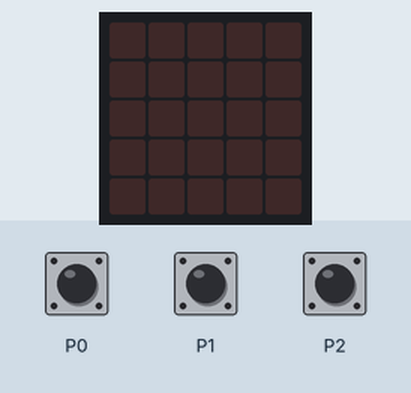
Recording of a program running on a simulated BBC micro:bit running MicroPython. On the bench: the board's 5×5 LED display. The inputs (shaded band) are chosen by the test bench.

Above: at 1.2 s.
1.3 s: touch pin P0 pressed for 0.15 s
At 1.6 s:
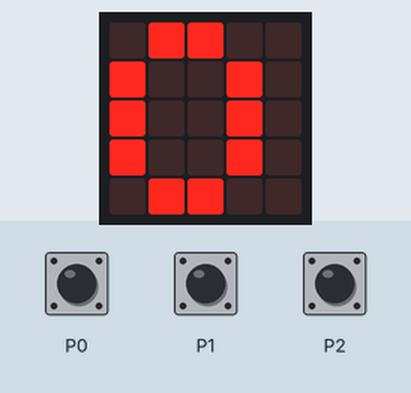
2.9 s: touch pin P1 pressed for 0.15 s
At 4.0 s:
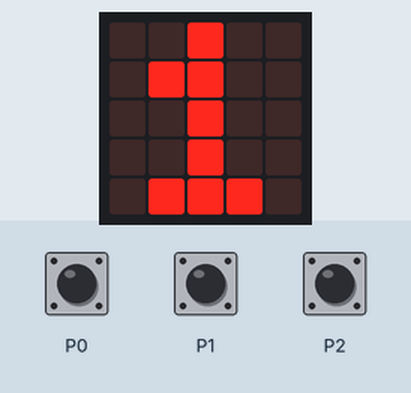
4.5 s: touch pin P2 pressed for 0.15 s
At 5.2 s:
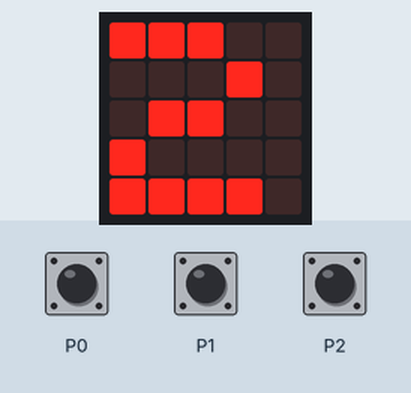
Timing chart, 0 to 7.5 s (numbered marks = the images above; inputs shaded):
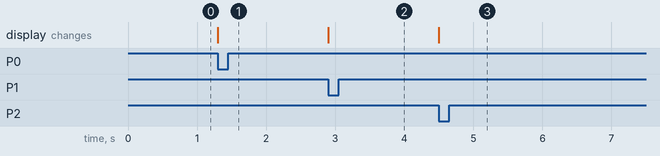

The program:

dodirnuti_pin.py
```python
from microbit import *

while True:
    if pin0.is_touched():
        display.show(0)
    elif pin1.is_touched():
        display.show(1)
    elif pin2.is_touched():
        display.show(2)
```

Measured:
- after the input at 1.3 s, the display: changes at once (image 1)
- after the input at 2.9 s, the display: changes at once (image 2)
- after the input at 4.5 s, the display: changes at once (image 3)
